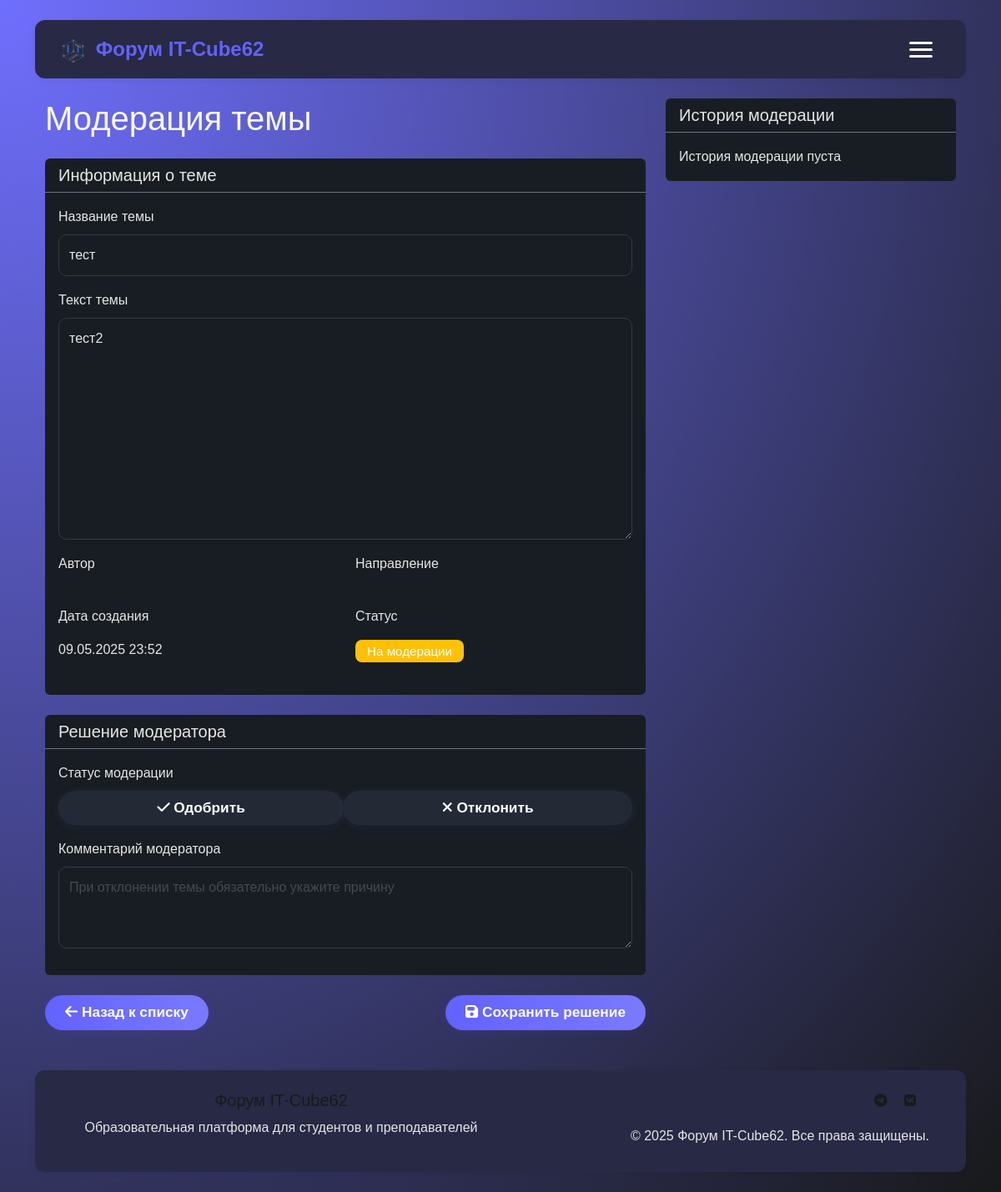
Screenshot of /moderation/topic/1 (signed in) with the database file from the repository.
### tables this page shows
CREATE TABLE topics (
            id INTEGER PRIMARY KEY AUTOINCREMENT,
            number INTEGER NOT NULL,
            title TEXT NOT NULL,
            text TEXT NOT NULL,
            direction TEXT NOT NULL,
            created_at TIMESTAMP DEFAULT CURRENT_TIMESTAMP,
            user_id INTEGER, status TEXT DEFAULT 'pending', moderated_at DATETIME, moderated_by INTEGER, moderator_id INTEGER, moderation_comment TEXT,
            FOREIGN KEY (user_id) REFERENCES users (id)
        );

### web/app.py (the view, shortened to what this page needs)
@app.route('/moderation/topic/<int:topic_id>', methods=['GET', 'POST'])
@login_required
def moderate_topic_route(topic_id):
    user = get_user_by_id(session['user_id'])
    if user['role'] not in ['moderator', 'admin']:
        flash('У вас нет доступа к панели модерации', 'danger')
        return redirect(url_for('index'))
    topic = get_topic_by_id(topic_id)
    if not topic:
        flash('Тема не найдена', 'danger')
        return redirect(url_for('moderation_topics'))
    user_directions = get_user_directions_by_user_id(user['id'])
    if topic['direction'] not in user_directions and user['role'] != 'admin':
        flash('У вас нет прав на модерацию тем этого направления', 'danger')
        return redirect(url_for('moderation_topics'))
    history = get_topic_moderation_history(topic_id)
    return render_template('moderate_topic.html', topic=topic, history=history)

### database.py (called while the page is built)
def get_db_connection():
    conn = sqlite3.connect(DB_PATH)
    conn.row_factory = sqlite3.Row
    return conn

def get_user_by_id(user_id):
    conn = get_db_connection()
    c = conn.cursor()
    user = c.execute('SELECT * FROM users WHERE id = ?', (user_id,)).fetchone()
    conn.close()
    return user

def get_user_directions_by_user_id(user_id):
    conn = get_db_connection()
    c = conn.cursor()
    rows = c.execute('SELECT direction FROM user_directions WHERE user_id = ?', (user_id,)).fetchall()
    conn.close()
    return [row['direction'] for row in rows]

def get_maintenance_mode():
    conn = get_db_connection()
    c = conn.cursor()
    try:
        c.execute('SELECT value FROM settings WHERE key = "maintenance_mode"')
        result = c.fetchone()
        return bool(result and result['value'] == 'true')
    except sqlite3.Error:
        return False
    finally:
        conn.close()

### web/app.py (called while the page is built)
@app.template_filter('datetimeformat')
def datetimeformat(value, format='%d.%m.%Y %H:%M'):
    from datetime import datetime, timedelta
    if not value:
        return ''
    if isinstance(value, (int, float)):
        value = datetime.fromtimestamp(value)
    elif isinstance(value, str):
        for fmt in ('%Y-%m-%d %H:%M:%S', '%Y-%m-%d %H:%M:%S.%f', '%Y-%m-%dT%H:%M:%S', '%Y-%m-%d'):
            try:
                value = datetime.strptime(value, fmt)
                break
            except Exception:
                continue
        else:
            return value  # если не удалось преобразовать, вернуть как есть
    value = value + timedelta(hours=3)
    return value.strftime(format)

@app.context_processor
def inject_now():
    return {'now': datetime.now()}

@app.context_processor
def inject_user():
    user = None
    if 'user_id' in session:
        user = get_user_by_id(session['user_id'])
    from flask import request
    return dict(user=user, active_page=request.endpoint)

def login_required(f):
    @wraps(f)
    def decorated_function(*args, **kwargs):
        if 'user_id' not in session:
            flash('Пожалуйста, войдите в систему', 'warning')
            return redirect(url_for('login'))
        return f(*args, **kwargs)
    return decorated_function

@app.context_processor
def inject_maintenance_mode():
    from database import get_maintenance_mode
    return {'maintenance_mode': get_maintenance_mode()}

def get_db_connection():
    conn = sqlite3.connect(DB_PATH)
    conn.row_factory = sqlite3.Row
    return conn

### web/templates/moderate_topic.html (shortened to what this page needs)
{% extends "base.html" %}
{% block content %}
<div class="container mt-4">
    <div class="row">
        <div class="col-md-8">
            <h1 class="mb-4 text-light">Модерация темы</h1>
            <form method="POST" class="needs-validation" novalidate>
            <div class="card mb-4 bg-dark text-light border-secondary">
                <div class="card-header border-secondary">
                        <h5 class="card-title mb-0 text-light">Информация о теме</h5>
                </div>
                <div class="card-body">
                    <div class="mb-3">
                            <label for="title" class="form-label text-light">Название темы</label>
                            <input type="text" class="form-control bg-dark text-light border-secondary" id="title" name="title"
                                   value="{{ topic.title }}" required>
                        </div>
                        <div class="mb-3">
                            <label for="text" class="form-label text-light">Текст темы</label>
                            <textarea class="form-control bg-dark text-light border-secondary" id="text" name="text" rows="10"
                                      required>{{ topic.text }}</textarea>
                        </div>
                        <div class="row">
                            <div class="col-md-6">
                                <div class="mb-3">
                                    <label class="form-label text-light">Автор</label>
                                    <p class="form-control-plaintext">{{ topic.author_name }}</p>
                                </div>
                    </div>
                            <div class="col-md-6">
                    <div class="mb-3">
                                    <label class="form-label text-light">Направление</label>
                                    <p class="form-control-plaintext">{{ topic.direction_name }}</p>
                                </div>
                            </div>
                    </div>
                        <div class="row">
                            <div class="col-md-6">
                    <div class="mb-3">
                                    <label class="form-label text-light">Дата создания</label>
                                    <p class="form-control-plaintext">
                                        {{ topic.created_at|datetimeformat('%d.%m.%Y %H:%M') }}
                                    </p>
                                </div>
                    </div>
                            <div class="col-md-6">
                    <div class="mb-3">
                                    <label class="form-label text-light">Статус</label>
                                    <p class="form-control-plaintext">
                                        <span class="badge bg-warning">На модерации</span>
                                    </p>
                                </div>
                        </div>
                    </div>
                </div>
            </div>
                <div class="card mb-4 bg-dark text-light border-secondary">
                <div class="card-header border-secondary">
                    <h5 class="card-title mb-0 text-light">Решение модератора</h5>
                </div>
                <div class="card-body">
                    <div class="mb-3">
                            <label class="form-label text-light">Статус модерации</label>
                        <div class="btn-group w-100" role="group">
                            <label class="btn btn-outline-success" for="status_approved">
                                <i class="fas fa-check"></i> Одобрить
                            </label>
                            <label class="btn btn-outline-danger" for="status_rejected">
                                <i class="fas fa-times"></i> Отклонить
                            </label>
                        </div>
                    </div>
                    <div class="mb-3">
                            <label for="comment" class="form-label text-light">Комментарий модератора</label>
                        <textarea class="form-control bg-dark text-light border-secondary" id="comment" name="comment" rows="3"
                                placeholder="При отклонении темы обязательно укажите причину"></textarea>
                        </div>
                    </div>
                    </div>
                    <div class="d-flex justify-content-between">
                        <a href="{{ url_for('moderation_topics') }}" class="btn btn-outline-light">
                        <i class="fas fa-arrow-left"></i> Назад к списку
                        </a>
                        <button type="submit" class="btn btn-primary">
                        <i class="fas fa-save"></i> Сохранить решение
                        </button>
                </div>
            </form>
        </div>
        <div class="col-md-4">
            <div class="card bg-dark text-light border-secondary">
                <div class="card-header border-secondary">
                    <h5 class="card-title mb-0 text-light">История модерации</h5>
                </div>
                <div class="card-body">
                    {% if history %}
                        <div class="list-group list-group-flush">
                            {% for entry in history %}
                            <div class="list-group-item bg-dark text-light border-secondary">
                                <div class="d-flex w-100 justify-content-between">
                                    <h6 class="mb-1">
                                        {% if entry.status == 'approved' %}
                                            <span class="badge bg-success">Одобрено</span>
                                        {% else %}
                                            <span class="badge bg-danger">Отклонено</span>
                                        {% endif %}
                                    </h6>
                                    <small class="text-muted">
                                        {{ entry.created_at|datetimeformat('%d.%m.%Y %H:%M') }}
                                    </small>
                                </div>
                                <p class="mb-1">{{ entry.comment or 'Без комментария' }}</p>
                                    <small class="text-muted">
                                    Модератор: {{ entry.moderator_name }}
                                    </small>
                            </div>
                            {% endfor %}
                        </div>
                    {% else %}
                        <p class="text-muted mb-0">История модерации пуста</p>
                    {% endif %}
                </div>
            </div>
        </div>
    </div>
</div>
{% endblock %}

### web/static/custom.css (style rules this page uses)
:root { --primary-color: #6262ff; --primary-hover: #4a4ac7; --text-color: #181a1b; --text-muted: #444a50; --bg-color: #f4f6fa; --card-bg: #282944; --border-radius: 12px; --shadow: 0 2px 8px rgba(0,0,0,0.06); --shadow-hover: 0 4px 16px rgba(98,98,255,0.10); --bg-main: #18191a; --bg-card: #23272b; --text-main: #f5f6fa; --text-muted: #b0b3b8; --border-main: #343a40; }
body { background: radial-gradient(ellipse at top left, rgb(111,111,254) 0%, #18191a 100%) !important; min-height: 100vh; color: #fff; line-height: 1.6; }
.btn { border-radius: 8px; font-weight: 500; padding: 8px 16px; transition: all 0.2s; }
.btn-primary { background: linear-gradient(90deg, #6262ff 0%, #7a7aff 100%) !important; border: none; color: #fff; }
.form-control { border-radius: 8px; border: 1px solid #e2e8f0; padding: 12px; transition: all 0.2s; color: #181a1b; font-weight: 500; background: #fff; }
.badge { padding: 6px 12px; border-radius: 6px; font-weight: 500; }
.form-control, .form-select { border-radius: 10px; border: 1px solid #e2e8f0; background: var(--card-bg); color: var(--text-color); font-weight: 500; box-shadow: none; transition: border 0.2s, box-shadow 0.2s; }
.badge { border-radius: 8px; font-size: 0.95em; font-weight: 500; padding: 6px 14px; }
input::placeholder, textarea::placeholder { color: #fff !important; opacity: 1; }
body:not(.dark-theme) input::placeholder, body:not(.dark-theme) textarea::placeholder { color: #444a50 !important; opacity: 1; }
.card, .topic-card, .profile-card, .footer, .direction-list, .modal-content { background: var(--card-bg) !important; }
.text-muted { color: var(--text-muted) !important; }
html, body, *:not(.fa):not(.fas):not(.far):not(.fal):not(.fab):not([class*="fa-"]):not(.bi):not([class*="bi-"]):not(svg):not(path) { font-family: 'Unbounded', sans-serif !important; }
input:not(.fa):not(.fas):not(.far):not(.fal):not(.fab):not([class*="fa-"]):not(.bi):not([class*="bi-"]), textarea:not(.fa):not(.fas):not(.far):not(.fal):not(.fab):not([class*="fa-"]):not(.bi):not([class*="bi-"]), select:not(.fa):not(.fas):not(.far):not(.fal):not(.fab):not([class*="fa-"]):not(.bi):not([class*="bi-"]), option:not(.fa):not(.fas):not(.far):not(.fal):not(.fab):not([class*="fa-"]):not(.bi):not([class*="bi-"]), button:not(.fa):not(.fas):not(.far):not(.fal):not(.fab):not([class*="fa-"]):not(.bi):not([class*="bi-"]), label:not(.fa):not(.fas):not(.far):not(.fal):not(.fab):not([class*="fa-"]):not(.bi):not([class*="bi-"]) { font-family: 'Unbounded', sans-serif !important; }
.fa, .fas, .far, .fal, .fab, [class*="fa-"] { font-family: 'Font Awesome 6 Free' !important; }
.btn, .btn-primary { font-family: 'Unbounded', 'Inter', Arial, sans-serif !important; font-weight: 700; font-size: 1.08em; border-radius: 24px !important; padding: 8px 24px !important; min-width: 120px; background: linear-gradient(90deg, #6262ff 0%, #7a7aff 100%) !important; color: #fff !important; border: none !important; box-shadow: 0 2px 12px rgba(98,98,255,0.10); transition: background 0.2s, box-shadow 0.2s, transform 0.1s; cursor: pointer; display: inline-block; }
* { scrollbar-width: thin; scrollbar-color: #282944 #282944; }

### web/templates/moderate_topic.html (style rules this page uses)
.card.bg-dark, .bg-dark, .form-control.bg-dark { background: #181d23 !important; color: #e6e6e6 !important; border: none; }
.card-header, .card-title, .form-label, .form-control-plaintext, .text-muted { color: #e6e6e6 !important; }
.form-control.bg-dark { border: 1px solid #343a40 !important; }
.badge.bg-warning, .badge.bg-success, .badge.bg-danger { color: #fff !important; }
.btn-outline-success, .btn-outline-danger { background: #232a36 !important; transition: box-shadow 0.2s, border-color 0.2s; }

### rows the page displays
topics: title "тест", text "тест2", created_at "09.05.2025 23:52"
